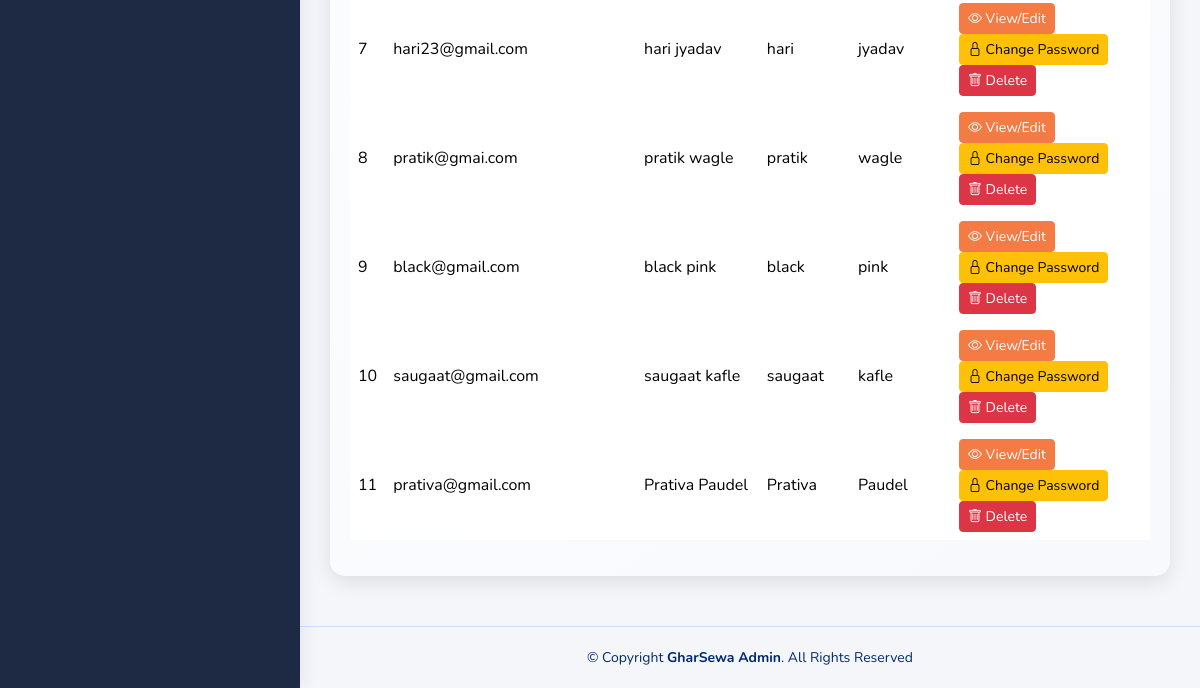
The app's page /dashboard/manage_users/ (signed in, lower part), older data.
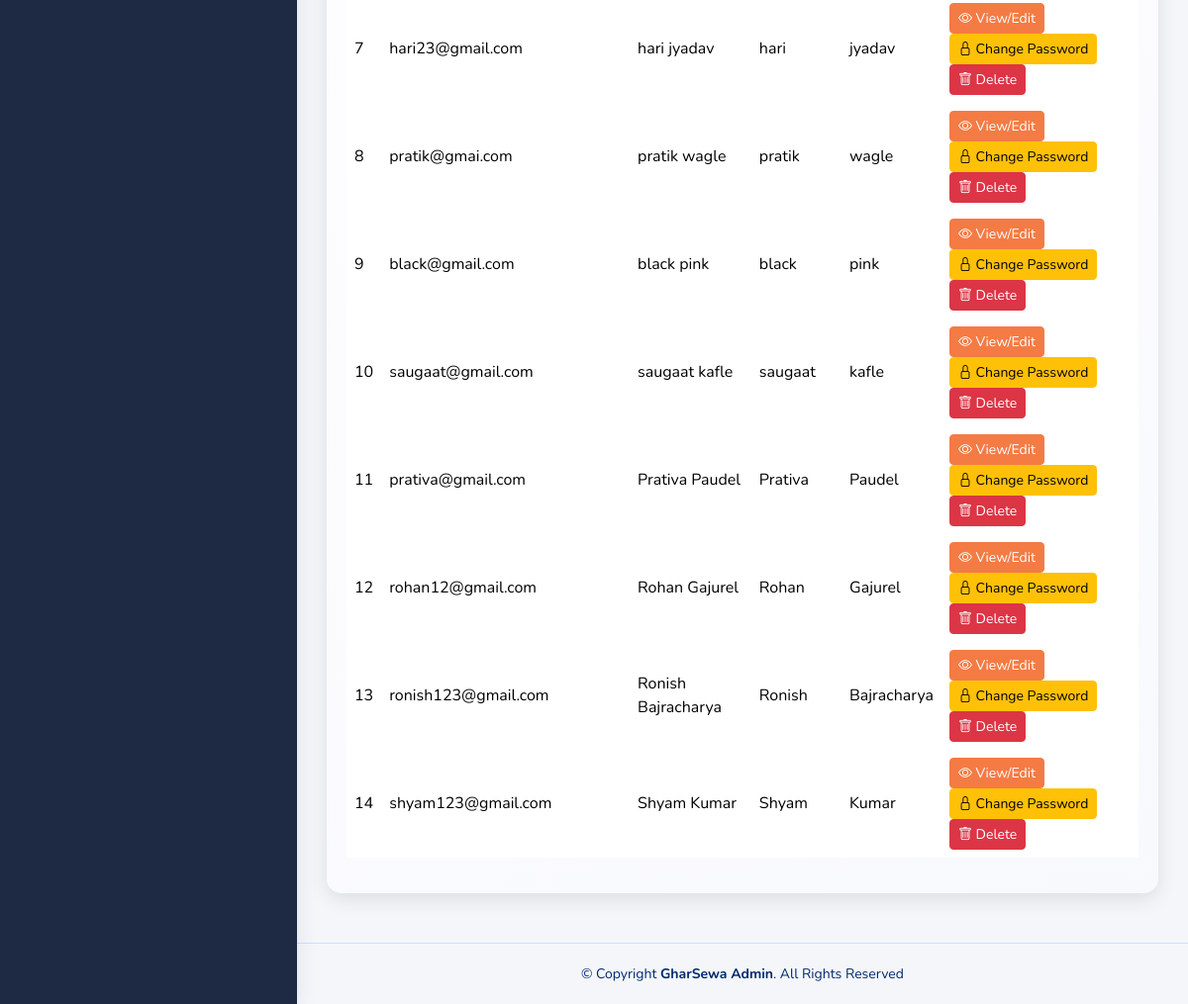
The same page, newer data.
### users/models.py (models this page shows, shortened)
class CustomUser(AbstractUser):
    username = None  # Completely remove username field
    email = models.EmailField(_('email address'), unique=True)
    profile_photo = models.URLField(blank=True, null=True)
    name = models.CharField(_('full name'), max_length=255, blank=True)
    first_name = models.CharField(_('first name'), max_length=30, blank=True)
    last_name = models.CharField(_('last name'), max_length=150, blank=True)
    USERNAME_FIELD = 'email'
    REQUIRED_FIELDS = []
    objects = CustomUserManager()

### dashboard/views.py (the view)
# urls.py: path('manage_users/', views.manage_users, name='manage_users'),
@login_required(login_url='/login/')
@staff_member_required(login_url='/login/')
def manage_users(request):
    users = CustomUser.objects.all()
    return render(request, 'dashboard/manage_users.html', {'users': users})

### dashboard/templates/dashboard/manage_users.html (shortened to what this page needs)
{% load static %}
{% load crispy_forms_tags %}
<!DOCTYPE html>
<html lang="en">
<head>
  <link href="{% static 'assets/vendor/bootstrap/css/bootstrap.min.css' %}" rel="stylesheet">
  <link href="{% static 'assets/vendor/bootstrap-icons/bootstrap-icons.css' %}" rel="stylesheet">
  <link href="{% static 'assets/css/style.css' %}" rel="stylesheet">
</head>
<body>
  <aside id="sidebar" class="sidebar">
  </aside>
  <main id="main" class="main">
    <section class="section">
      <div class="card">
        <div class="card-body">
          <div class="table-responsive">
            <table class="table table-borderless">
              <tbody>
                {% for user in users %}
                <tr>
                  <td>{{ user.id }}</td>
                  <td>{{ user.email }}</td>
                  <td>{{ user.name|default:"N/A" }}</td>
                  <td>{{ user.first_name|default:"N/A" }}</td>
                  <td>{{ user.last_name|default:"N/A" }}</td>
                  <td class="action-buttons">
                    <a href="{% url 'user_detail' user.id %}" class="btn btn-sm btn-primary"><i class="bi bi-eye"></i> View/Edit</a>
                    <a href="{% url 'change_user_password' user.id %}" class="btn btn-sm btn-warning"><i class="bi bi-lock"></i> Change Password</a>
                    <a href="{% url 'delete_user' user.id %}" class="btn btn-sm btn-danger" onclick="return confirm('Are you sure you want to delete this user?')"><i class="bi bi-trash"></i> Delete</a>
                  </td>
                </tr>
                {% empty %}
                <tr>
                  <td colspan="6" class="text-center">No users found</td>
                </tr>
                {% endfor %}
              </tbody>
            </table>
          </div>
        </div>
      </div>
    </section>
  </main>
  <footer id="footer" class="footer">
    <div class="copyright">
      © Copyright <strong><span>GharSewa Admin</span></strong>. All Rights Reserved
    </div>
  </footer>
</body>
</html>

### dashboard/static/assets/css/style.css (style rules this page uses)
:root { scroll-behavior: smooth; }
body { font-family: "Open Sans", sans-serif; background: #f6f9ff; color: #444444; }
a { color: #4154f1; text-decoration: none; }
#main { margin-top: 60px; padding: 20px 30px; transition: all 0.3s; }
.card { margin-bottom: 30px; border: none; border-radius: 5px; box-shadow: 0px 0 30px rgba(1, 41, 112, 0.1); }
.card-body { padding: 0 20px 20px 20px; }
.sidebar { position: fixed; top: 60px; left: 0; bottom: 0; width: 300px; z-index: 996; transition: all 0.3s; padding: 20px; overflow-y: auto; scrollbar-width: thin; scrollbar-color: #aab7cf transparent; box-shadow: 0px 0px 20px rgba(1, 41, 112, 0.1); background-color: #fff; }
@media (min-width: 1200px) { #main, #footer { margin-left: 300px; } }
.footer { padding: 20px 0; font-size: 14px; transition: all 0.3s; border-top: 1px solid #cddfff; }
.footer .copyright { text-align: center; color: #012970; }

### dashboard/templates/dashboard/manage_users.html (style rules this page uses)
body { background-color: #f5f6fa; font-family: 'Nunito', sans-serif; }
.sidebar { background-color: #1e2a44; color: #fff; padding-top: 20px; min-height: 100vh; transition: all 0.3s ease; }
.main { padding: 40px 30px; background-color: #f5f6fa; transition: padding 0.3s ease; }
.card { border: none; border-radius: 15px; box-shadow: 0 6px 20px rgba(0, 0, 0, 0.1); background: linear-gradient(145deg, #ffffff, #f8f9fd); }
.btn-primary { background-color: #f47b44; border-color: #f47b44; }
.btn-warning { background-color: #ffc107; border-color: #ffc107; }
.btn-danger { background-color: #dc3545; border-color: #dc3545; }

Row changes from the older to the newer data that the page shows:
added CustomUser: id "12", email "rohan12@gmail.com", name "Rohan Gajurel", first_name "Rohan", last_name "Gajurel"
added CustomUser: id "13", email "ronish123@gmail.com", name "Ronish Bajracharya", first_name "Ronish", last_name "Bajracharya"
added CustomUser: id "14", email "shyam123@gmail.com", name "Shyam Kumar", first_name "Shyam", last_name "Kumar"
